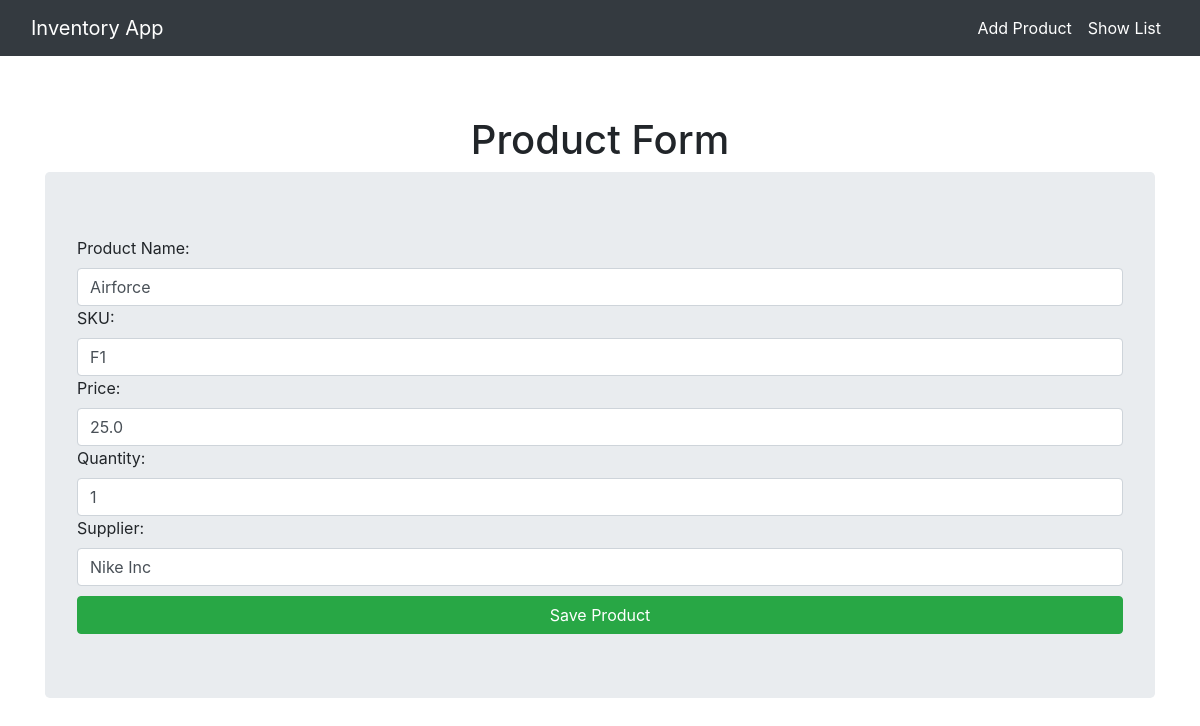
The page /update/3/ on the database its author committed.
### invApp/models.py (models this page shows, shortened)
class Product(models.Model):
    product_id = models.AutoField(primary_key=True)
    name = models.CharField(max_length= 100)
    sku = models.CharField(max_length = 50, unique = True)
    price = models.FloatField()
    quantity = models.IntegerField()
    supplier = models.CharField(max_length = 100 )

### invApp/views.py (the view)
# urls.py: path('update/<int:product_id>/', views.product_update_view, name = 'product_update'),
def product_update_view(request, product_id):
    product = Product.objects.get(product_id=product_id)
    if request.method == 'POST':
        form = ProductForm(request.POST, instance=product)
        if form.is_valid():
            form.save()
            return redirect('product_list')
    else:
        form = ProductForm(instance=product)
    return render(request,'invApp/product_form.html', {'form': form})

### invApp/forms.py
class ProductForm(forms.ModelForm):
    class Meta:
        model = Product
        fields = '__all__'
        labels ={
            'product_id': 'Product ID',
            'name': 'Product Name',
            'sku': 'SKU',
            'price': 'Price',
            'quantity': 'Quantity',
            'supplier': 'Supplier',
        }
        widgets ={
            'product_id' : forms.NumberInput(attrs = {'placeholder': 'e.g 1', 'class' :'form-control'}),
            'name' : forms.TextInput(attrs = {'placeholder': 'e.g shirt', 'class' :'form-control'}),
            'sku' : forms.TextInput(attrs = {'placeholder': 'e.g S12345', 'class' :'form-control'}),
            'price' : forms.NumberInput(attrs = {'placeholder': 'e.g 19.99', 'class' :'form-control'}),
            'quantity' : forms.NumberInput(attrs = {'placeholder': 'e.g 10 ','class' :'form-control'}),
            'supplier' : forms.TextInput(attrs = {'placeholder': 'e.g ABC Corp', 'class' : 'form-control'}),
        }

### invApp/templates/invApp/product_form.html (shortened to what this page needs)
{% extends 'invApp/layout.html' %}
{% block content %}
<h1 class="text-center">Product Form</h1>
<form method="POST" class="jumbotron">
  {{form}}
  <button style="margin-top: 10px;" class="btn btn-success btn-block" type="submit">Save Product</button>
</form>
{% endblock %}

### invApp/templates/invApp/layout.html (style rules this page uses)
body { padding-top: 26px; }

### rows shown on the page
Product: name "Airforce", sku "F1", price "25.0", quantity "1", supplier "Nike Inc"
